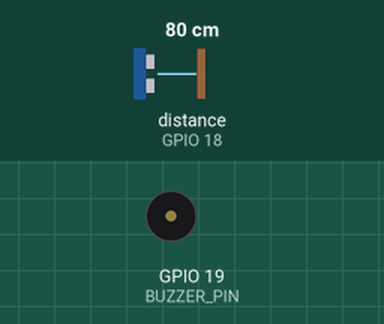
A sketch run on a simulated ESP32. On the bench: buzzer (waves = sounding, pin HIGH). Wiring (inferred from the names in the program): ultrasonic range finder: trigger GPIO 5; echo GPIO 18. The test bench sets the inputs (shaded band); at power-on: distance to the obstacle (sensor on GPIO 18) 80 cm. The echo pulse lasts 58.3 µs per cm; WiFi joins after 1.5 s; servers stay silent unless stated; pins used as bus, display or sensor lines are not drawn; what the sketch prints to the serial monitor is not drawn.

Above: at 3.2 s.
3.3 s: distance to the obstacle (sensor on GPIO 18) set to 2 cm
At 4.11 s:
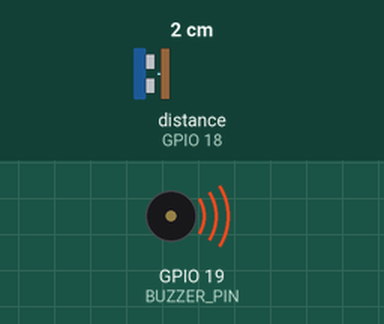
5.7 s: distance to the obstacle (sensor on GPIO 18) set to 18 cm
Timing chart, 0 to 8.7 s (numbered marks = the images above; inputs shaded):
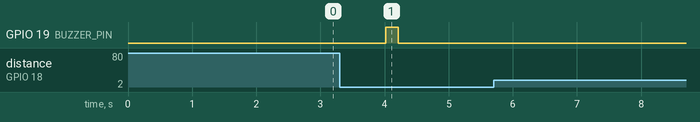

Measured:
- after the input at 3.3 s, GPIO 19 (BUZZER_PIN): LOW → HIGH after 0.72 s, → LOW 0.20 s later
- after the input at 5.7 s, every drawn part: stays the same

The sketch:

sketch_feb8a.ino
```cpp
#include <WiFi.h>
#include <HTTPClient.h>

#define TRIG_PIN 5    // Ultrasonic Sensor Trigger
#define ECHO_PIN 18   // Ultrasonic Sensor Echo
#define BUZZER_PIN 19 // Optional Buzzer for Alert

const char* ssid = "GROUND FLOOR WI-FI 4G";         // WiFi SSID
const char* password = "Jitesh@airtel"; // WiFi Password
const char* startURL = "http://192.168.1.8:5000/start_intruder";  // Flask start endpoint
const char* stopURL  = "http://192.168.1.8:5000/stop_intruder";   // Flask stop endpoint

bool capturing = false;  // Tracks if continuous capture has been started

void setup() {
  Serial.begin(115200);
  WiFi.begin(ssid, password);

  pinMode(TRIG_PIN, OUTPUT);
  pinMode(ECHO_PIN, INPUT);
  pinMode(BUZZER_PIN, OUTPUT);

  Serial.print("Connecting to WiFi");
  while(WiFi.status() != WL_CONNECTED) {
    delay(1000);
    Serial.print(".");
  }
  Serial.println("\n✅ Connected to WiFi!");
}

void loop() {
  long duration;
  int distance;

  // Trigger the ultrasonic sensor
  digitalWrite(TRIG_PIN, LOW);
  delayMicroseconds(2);
  digitalWrite(TRIG_PIN, HIGH);
  delayMicroseconds(10);
  digitalWrite(TRIG_PIN, LOW);

  // Calculate distance in cm
  duration = pulseIn(ECHO_PIN, HIGH);
  distance = duration * 0.034 / 2;

  Serial.print("Distance: ");
  Serial.print(distance);
  Serial.println(" cm");

  // If an object is within 10 cm and continuous capture is not active
  if (distance <= 10 && !capturing) {
    Serial.println("🚨 Object detected within 10 cm. Starting continuous capture...");

    // Optional: Sound the buzzer briefly
    digitalWrite(BUZZER_PIN, HIGH);
    delay(200);
    digitalWrite(BUZZER_PIN, LOW);

    sendRequest(startURL);
    capturing = true;
  }
  // If no object is detected (distance > 10 cm) and we are capturing, stop capture
  else if (distance > 10 && capturing) {
    Serial.println("Object no longer within 10 cm. Stopping continuous capture...");
    sendRequest(stopURL);
    capturing = false;
  }

  // If invalid reading (e.g., distance too large or zero), assume sensor is disconnected
  if (distance <= 0 || distance > 400) {
    Serial.println("❌ Invalid distance detected. Stopping continuous capture...");
    if (capturing) {
      sendRequest(stopURL);
      capturing = false;
    }
  }

  delay(1000); // Check every second
}

void sendRequest(const char* url) {
  if(WiFi.status() == WL_CONNECTED) {
    HTTPClient http;
    http.begin(url);
    int httpResponseCode = http.GET();
    if(httpResponseCode > 0) {
      Serial.print("✅ Request sent to ");
      Serial.println(url);
    } else {
      Serial.print("❌ Failed to send request to ");
      Serial.println(url);
    }
    http.end();
  } else {
    Serial.println("❌ WiFi not connected. Request not sent.");
  }
}
```
